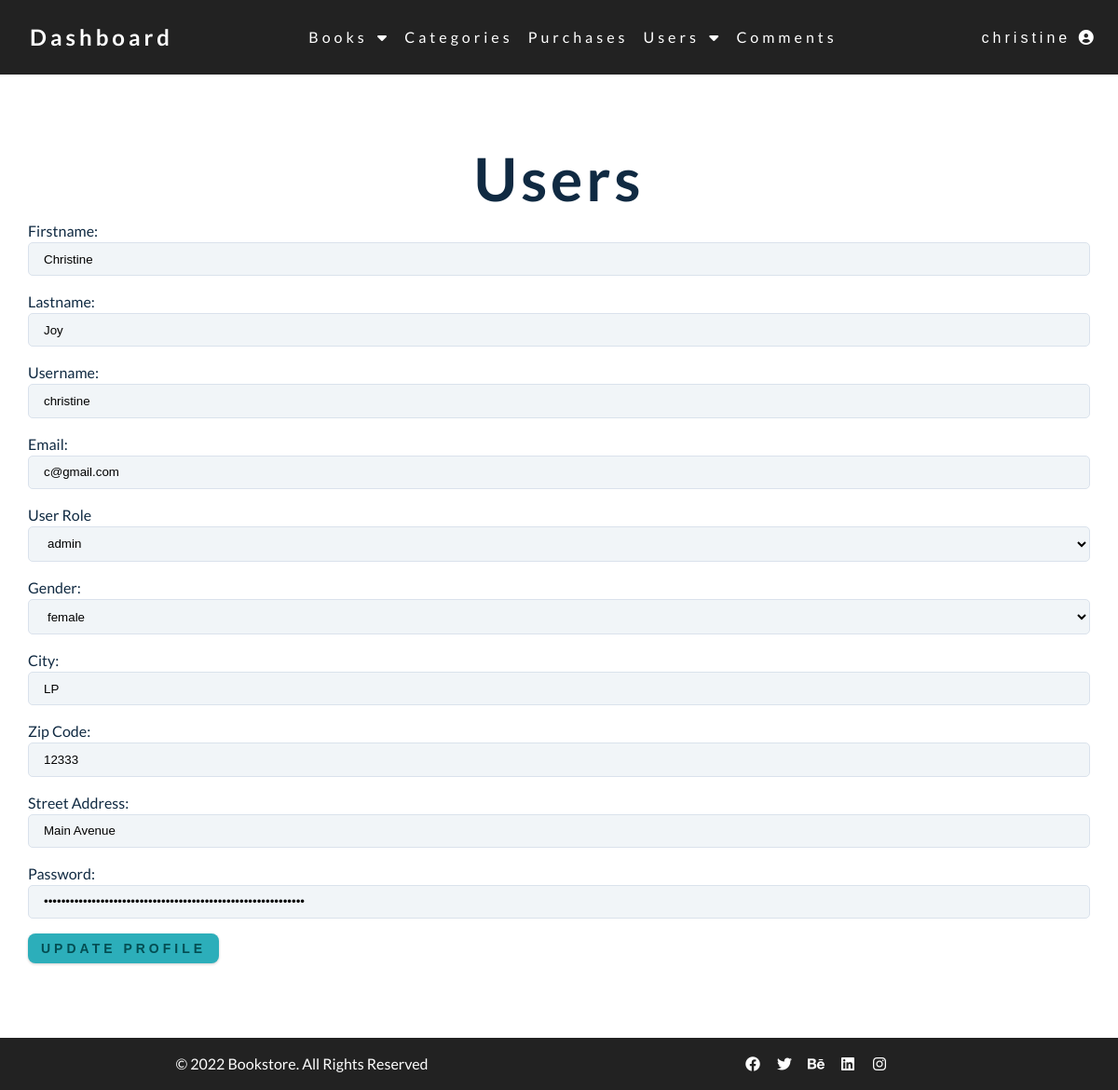
Page /admin/profile.php (signed in) on the committed database.
### tables this page shows
CREATE TABLE `users` (
  `user_id` int(3) NOT NULL,
  `user_firstname` varchar(255) NOT NULL,
  `user_lastname` varchar(255) NOT NULL,
  `username` varchar(255) NOT NULL,
  `user_email` varchar(255) NOT NULL,
  `user_street_address` varchar(255) NOT NULL,
  `user_city` varchar(255) NOT NULL,
  `user_zip_code` int(11) NOT NULL,
  `user_gender` varchar(11) NOT NULL,
  `user_role` varchar(255) NOT NULL,
  `user_password` varchar(255) NOT NULL
);

### admin/profile.php (the view, shortened to what this page needs)
<?php include "./includes/admin_header.php"; ?>
<?php
  if(isset($_SESSION['username'])) {
    $username = $_SESSION['username'];
  $stmt = "SELECT * FROM users WHERE username = '$username' ";
  $fetch_user_by_id = mysqli_query($connection, $stmt);
  while($row = mysqli_fetch_array($fetch_user_by_id)) {
    $user_firstname = $row['user_firstname'];
    $user_lastname = $row['user_lastname'];
    $username = $row['username'];
    $user_email = $row['user_email'];
    $user_role = $row['user_role'];
    $user_gender = $row['user_gender'];
    $user_city = $row['user_city'];
    $user_street_address = $row['user_street_address'];
    $user_zip_code = $row['user_zip_code'];
    $user_password = $row['user_password'];
  }
  }
?>
<?php include "./includes/admin_navigation.php"; ?>
<?php include "./includes/admin_sidebar.php"; ?>
      <section class="section">
      <h1>Users</h1>
      <div class="section-center">
<div class="reg-form">
  <form action="" method="post" enctype="multipart/form-data">
    <div class="rows">
      <div class="reg-form-row">
        <label for="">Firstname:</label>
        <input
          type="text"
          class="form-control"
          name="firstname"
          value="<?php echo $user_firstname; ?>"
          required
        />
      </div>
      <div class="reg-form-row">
        <label for="">Lastname:</label>
        <input
          type="text"
          class="form-control"
          name="lastname"
          required
          value="<?php echo $user_lastname; ?>"
        />
      </div>
    </div>
    <div class="reg-form-row">
      <label for="username">Username:</label>
      <input
        type="text"
        class="form-control"
        name="username"
        required
        value="<?php echo $username; ?>"
      />
    </div>
    <div class="reg-form-row">
      <label for="">Email:</label>
      <input
        type="email"
        class="form-control"
        name="email"
        required
        value="<?php echo $user_email; ?>"
      />
    </div>
    <div class="reg-form-row">
      <label for="user_role">User Role</label>
      <select name="user_role" class="form-control" id="user_role">
        <option value='<?php echo $user_role; ?>'><?php echo $user_role; ?></option>;
      </select>
    </div>
    <div class="reg-form-row">
      <label for="user_gender">Gender:</label>
      <select name="user_gender" class="form-control" id="user_gender">
      <option value='<?php echo $user_gender; ?>'><?php echo $user_gender; ?></option>;
      </select>
    </div>
    <div class="rows">
      <div class="reg-form-row">
        <label for="">City:</label>
        <input
          type="text"
          class="form-control"
          name="city"
          required
          value="<?php echo $user_city; ?>"
        />
      </div>
      <div class="reg-form-row">
        <label for="">Zip Code:</label>
        <input
          type="number"
          class="form-control"
          name="zip_code"
          value="<?php echo $user_zip_code; ?>"
        />
      </div>
    </div>
      <div class="reg-form-row">
        <label for="">Street Address:</label>
        <input
          type="text"
          class="form-control"
          name="street_address"
          required
          value="<?php echo $user_street_address; ?>"
        />
      </div>
    <div class="reg-form-row">
        <label for="">Password:</label>
        <input
          type="password"
          class="form-control"
          name="password"
          value="<?php echo $user_password; ?>"
        />
      </div>
    <input type="submit" value="update profile" name="update_user" class="btn" />
  </form>
</div>
      </div>
      </section>
      <?php include "./includes/admin_footer.php"; ?>

### admin/css/main.css (style rules this page uses)
:root { --clr-primary-1: hsl(184, 91%, 17%); --clr-primary-2: hsl(185, 84%, 25%); --clr-primary-3: hsl(185, 81%, 29%); --clr-primary-4: hsl(184, 77%, 34%); --clr-primary-5: hsl(185, 62%, 45%); --clr-primary-6: hsl(185, 57%, 50%); --clr-primary-7: hsl(184, 65%, 59%); --clr-primary-8: hsl(184, 80%, 74%); --clr-primary-9: hsl(185, 94%, 87%); --clr-primary-10: hsl(186, 100%, 94%); --clr-grey-1: hsl(209, 61%, 16%); --clr-grey-2: hsl(211, 39%, 23%); --clr-grey-3: hsl(209, 34%, 30%); --clr-grey-4: hsl(209, 28%, 39%); --clr-grey-5: hsl(210, 22%, 49%); --clr-grey-6: hsl(209, 23%, 60%); --clr-grey-7: hsl(211, 27%, 70%); --clr-grey-8: hsl(210, 31%, 80%); --clr-grey-9: hsl(212, 33%, 89%); --clr-grey-10: hsl(210, 36%, 96%); --clr-white: #fff; --ff-primary: 'Lato', sans-serif; --transition: all 0.3s linear; --spacing: 0.25rem; --radius: 0.5rem; --light-shadow: 0 5px 15px rgba(0, 0, 0, 0.1); --dark-shadow: 0 5px 15px rgba(0, 0, 0, 0.2); }
body { font-family: var(--ff-primary); background: var(--clr-white); color: var(--clr-grey-1); line-height: 1.5; font-size: 0.875rem; }
h1, h2, h3, h4 { letter-spacing: var(--spacing); text-transform: capitalize; line-height: 1.25; margin-bottom: 0.75rem; font-family: var(--ff-primary); }
h1 { font-size: 3rem; }
@media screen and (min-width: 800px) { h1 { font-size: 4rem; } }
@media screen and (min-width: 800px) { body { font-size: 1rem; } }
@media screen and (min-width: 800px) { h1, h2, h3, h4 { line-height: 1; } }
.btn { text-transform: uppercase; background: var(--clr-primary-5); color: var(--clr-primary-1); padding: 0.375rem 0.75rem; letter-spacing: var(--spacing); display: inline-block; font-weight: 700; -webkit-transition: var(--transition); -o-transition: var(--transition); transition: var(--transition); font-size: 0.875rem; border: 2px solid transparent; cursor: pointer; -webkit-box-shadow: 0 1px 3px rgba(0, 0, 0, 0.2); box-shadow: 0 1px 3px rgba(0, 0, 0, 0.2); border-radius: var(--radius); }
.section { padding: 5rem 0; }
.section-center { width: 90vw; margin: 0 auto; max-width: 1170px; }
@media screen and (min-width: 992px) { .section-center { width: 95vw; } }
.section { min-height: calc(100vh - 5rem - 3.5rem); width: 100%; max-width: 1300px; margin: 0 auto; display: block; justify-items: center; }
.form-control { width: 100%; padding: 0.6rem 1rem; margin-bottom: 1rem; border-radius: 5px; background: var(--clr-grey-10); border: 1px solid var(--clr-grey-9); }

### rows in the picture
users: firstname "Christine", lastname "Joy", username "christine", email "c@gmail.com", user_role "admin", user_gender "female", city "LP", zip_code "12333", street_address "Main Avenue"

### other values in the picture
$_SESSION['username'] "christine"
